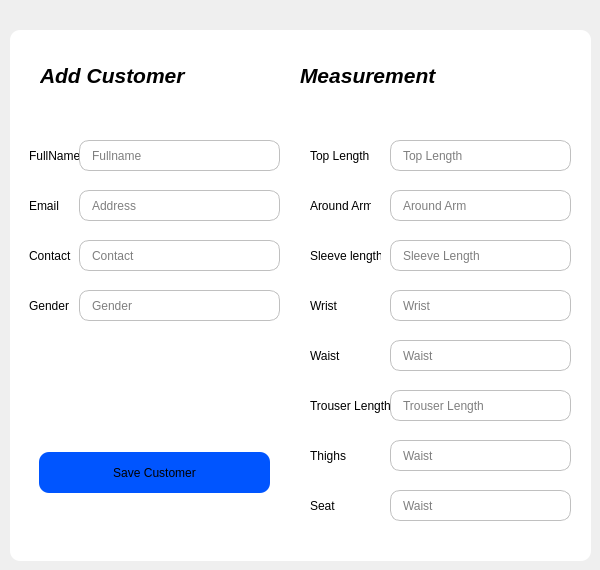
    <widget class="QWidget" name="addCustomersPage">
     <property name="styleSheet">
      <string notr="true">QLineEdit {
    border: 1px solid #C0C0C0;
    border-radius: 8px;
    padding: 6px 10px;
	background-color: rgb(235, 235, 235);
}</string>
     </property>
     <widget class="QWidget" name="addCustomerWidget" native="true">
      <property name="geometry">
       <rect>
        <x>10</x>
        <y>30</y>
        <width>581</width>
        <height>531</height>
       </rect>
      </property>
      <property name="styleSheet">
       <string notr="true">QWidget{
background-color: white;
border-radius: 10px;
}

QLabel{
background: transparent;
}</string>
      </property>
      <widget class="QLabel" name="label_5">
       <property name="geometry">
        <rect>
         <x>30</x>
         <y>30</y>
         <width>161</width>
         <height>31</height>
        </rect>
       </property>
       <property name="font">
        <font>
         <family>Arial</family>
         <pointsize>16</pointsize>
         <weight>75</weight>
         <italic>true</italic>
         <bold>true</bold>
        </font>
       </property>
       <property name="text">
        <string>Add Customer</string>
       </property>
      </widget>
      <widget class="QWidget" name="customerDetailsWidget" native="true">
       <property name="geometry">
        <rect>
         <x>9</x>
         <y>80</y>
         <width>271</width>
         <height>401</height>
        </rect>
       </property>
       <widget class="QLabel" name="lblFullName">
        <property name="geometry">
         <rect>
          <x>10</x>
          <y>30</y>
          <width>51</width>
          <height>31</height>
         </rect>
        </property>
        <property name="text">
         <string>FullName</string>
        </property>
       </widget>
       <widget class="QLabel" name="label_7">
        <property name="geometry">
         <rect>
          <x>10</x>
          <y>130</y>
          <width>51</width>
          <height>31</height>
         </rect>
        </property>
        <property name="text">
         <string>Contact</string>
        </property>
       </widget>
       <widget class="QLineEdit" name="txtBoxWrist">
        <property name="geometry">
         <rect>
          <x>60</x>
          <y>180</y>
          <width>201</width>
          <height>31</height>
         </rect>
        </property>
        <property name="text">
         <string/>
        </property>
        <property name="placeholderText">
         <string>Gender</string>
        </property>
       </widget>
       <widget class="QLabel" name="label_4">
        <property name="geometry">
         <rect>
          <x>10</x>
          <y>80</y>
          <width>41</width>
          <height>31</height>
         </rect>
        </property>
        <property name="text">
         <string>Email</string>
        </property>
       </widget>
       <widget class="QLineEdit" name="txtBoxAddress">
        <property name="geometry">
         <rect>
          <x>60</x>
          <y>80</y>
          <width>201</width>
          <height>31</height>
         </rect>
        </property>
        <property name="placeholderText">
         <string>Address</string>
        </property>
       </widget>
       <widget class="QLabel" name="label_9">
        <property name="geometry">
         <rect>
          <x>10</x>
          <y>180</y>
          <width>41</width>
          <height>31</height>
         </rect>
        </property>
        <property name="text">
         <string>Gender</string>
        </property>
       </widget>
       <widget class="QLineEdit" name="fullName">
        <property name="geometry">
         <rect>
          <x>60</x>
          <y>30</y>
          <width>201</width>
          <height>31</height>
         </rect>
        </property>
        <property name="placeholderText">
         <string>Fullname</string>
        </property>
       </widget>
       <widget class="QLineEdit" name="txtBoxChest">
        <property name="geometry">
         <rect>
          <x>60</x>
          <y>130</y>
          <width>201</width>
          <height>31</height>
         </rect>
        </property>
        <property name="text">
         <string/>
        </property>
        <property name="placeholderText">
         <string>Contact</string>
        </property>
       </widget>
       <widget class="QPushButton" name="pushButton_4">
        <property name="geometry">
         <rect>
          <x>20</x>
          <y>342</y>
          <width>231</width>
          <height>41</height>
         </rect>
        </property>
        <property name="styleSheet">
         <string notr="true">QPushButton{
	
	background-color: rgb(0, 85, 255);
}
</string>
        </property>
        <property name="text">
         <string>Save Customer</string>
        </property>
       </widget>
      </widget>
      <widget class="QWidget" name="measurementWidget" native="true">
       <property name="geometry">
        <rect>
         <x>290</x>
         <y>80</y>
         <width>281</width>
         <height>441</height>
        </rect>
       </property>
       <widget class="QLineEdit" name="address_6">
        <property name="geometry">
         <rect>
          <x>90</x>
          <y>180</y>
          <width>181</width>
          <height>31</height>
         </rect>
        </property>
        <property name="text">
         <string/>
        </property>
        <property name="placeholderText">
         <string>Wrist</string>
        </property>
       </widget>
       <widget class="QLabel" name="label_8">
        <property name="geometry">
         <rect>
          <x>10</x>
          <y>130</y>
          <width>71</width>
          <height>31</height>
         </rect>
        </property>
        <property name="text">
         <string>Sleeve length</string>
        </property>
       </widget>
       <widget class="QLabel" name="lblTopLength">
        <property name="geometry">
         <rect>
          <x>10</x>
          <y>30</y>
          <width>61</width>
          <height>31</height>
         </rect>
        </property>
        <property name="text">
         <string>Top Length</string>
        </property>
       </widget>
       <widget class="QLabel" name="label_10">
        <property name="geometry">
         <rect>
          <x>10</x>
          <y>180</y>
          <width>61</width>
          <height>31</height>
         </rect>
        </property>
        <property name="text">
         <string>Wrist</string>
        </property>
       </widget>
       <widget class="QLineEdit" name="txtBoxAroundArm">
        <property name="geometry">
         <rect>
          <x>90</x>
          <y>80</y>
          <width>181</width>
          <height>31</height>
         </rect>
        </property>
        <property name="text">
         <string/>
        </property>
        <property name="placeholderText">
         <string>Around Arm</string>
        </property>
       </widget>
       <widget class="QLineEdit" name="contact">
        <property name="geometry">
         <rect>
          <x>90</x>
          <y>30</y>
          <width>181</width>
          <height>31</height>
         </rect>
        </property>
        <property name="text">
         <string/>
        </property>
        <property name="placeholderText">
         <string>Top Length</string>
        </property>
       </widget>
       <widget class="QLabel" name="label_6">
        <property name="geometry">
         <rect>
          <x>10</x>
          <y>80</y>
          <width>61</width>
          <height>31</height>
         </rect>
        </property>
        <property name="text">
         <string>Around Arm</string>
        </property>
       </widget>
       <widget class="QLineEdit" name="txtBoxSleeveLength">
        <property name="geometry">
         <rect>
          <x>90</x>
          <y>130</y>
          <width>181</width>
          <height>31</height>
         </rect>
        </property>
        <property name="text">
         <string/>
        </property>
        <property name="placeholderText">
         <string>Sleeve Length</string>
        </property>
       </widget>
       <widget class="QLineEdit" name="address_7">
        <property name="geometry">
         <rect>
          <x>90</x>
          <y>230</y>
          <width>181</width>
          <height>31</height>
         </rect>
        </property>
        <property name="text">
         <string/>
        </property>
        <property name="placeholderText">
         <string>Waist</string>
        </property>
       </widget>
       <widget class="QLabel" name="label_12">
        <property name="geometry">
         <rect>
          <x>10</x>
          <y>230</y>
          <width>61</width>
          <height>31</height>
         </rect>
        </property>
        <property name="text">
         <string>Waist</string>
        </property>
       </widget>
       <widget class="QLabel" name="label_13">
        <property name="geometry">
         <rect>
          <x>10</x>
          <y>280</y>
          <width>81</width>
          <height>31</height>
         </rect>
        </property>
        <property name="text">
         <string>Trouser Length</string>
        </property>
       </widget>
       <widget class="QLineEdit" name="address_8">
        <property name="geometry">
         <rect>
          <x>90</x>
          <y>280</y>
          <width>181</width>
          <height>31</height>
         </rect>
        </property>
        <property name="text">
         <string/>
        </property>
        <property name="placeholderText">
         <string>Trouser Length</string>
        </property>
       </widget>
       <widget class="QLabel" name="label_14">
        <property name="geometry">
         <rect>
          <x>10</x>
          <y>330</y>
          <width>61</width>
          <height>31</height>
         </rect>
        </property>
        <property name="text">
         <string>Thighs</string>
        </property>
       </widget>
       <widget class="QLineEdit" name="address_9">
        <property name="geometry">
         <rect>
          <x>90</x>
          <y>330</y>
          <width>181</width>
          <height>31</height>
         </rect>
        </property>
        <property name="text">
         <string/>
        </property>
        <property name="placeholderText">
         <string>Waist</string>
        </property>
       </widget>
       <widget class="QLabel" name="label_15">
        <property name="geometry">
         <rect>
          <x>10</x>
          <y>380</y>
          <width>61</width>
          <height>31</height>
         </rect>
        </property>
        <property name="text">
         <string>Seat</string>
        </property>
       </widget>
       <widget class="QLineEdit" name="address_10">
        <property name="geometry">
         <rect>
          <x>90</x>
          <y>380</y>
          <width>181</width>
          <height>31</height>
         </rect>
        </property>
        <property name="text">
         <string/>
        </property>
        <property name="placeholderText">
         <string>Waist</string>
        </property>
       </widget>
      </widget>
      <widget class="QLabel" name="label_11">
       <property name="geometry">
        <rect>
         <x>290</x>
         <y>30</y>
         <width>161</width>
         <height>31</height>
        </rect>
       </property>
       <property name="font">
        <font>
         <family>Arial</family>
         <pointsize>16</pointsize>
         <weight>75</weight>
         <italic>true</italic>
         <bold>true</bold>
        </font>
       </property>
       <property name="text">
        <string>Measurement</string>
       </property>
      </widget>
     </widget>
    </widget>
